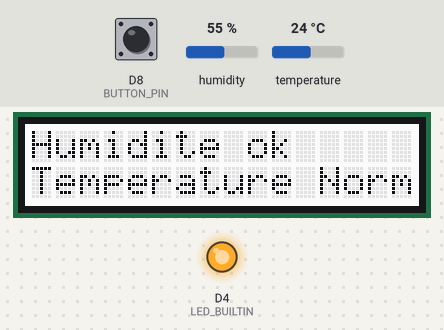
A sketch run on a simulated ESP8266 (NodeMCU). Shown: 16×2 character LCD, output pins drawn as LEDs (lit = HIGH, except the on-board LED, lit = LOW). Inputs (shaded band) come from the test bench; at power-on: humidity 55 %, temperature 24 °C, D8 (BUTTON_PIN) LOW. What the sketch prints to the serial monitor is not drawn.

Above: at 1.2 s.
1.3 s: humidity set to 59 %
4.3 s: humidity set to 62 %
At 7.3 s:
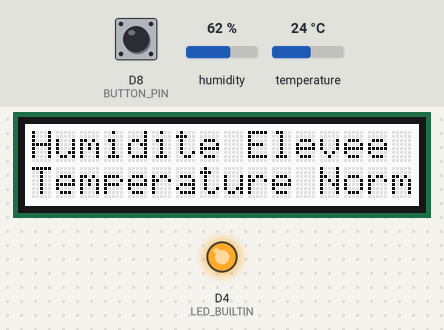
7.6 s: temperature set to 19 °C
10.4 s: temperature set to 16 °C
At 13.1 s:
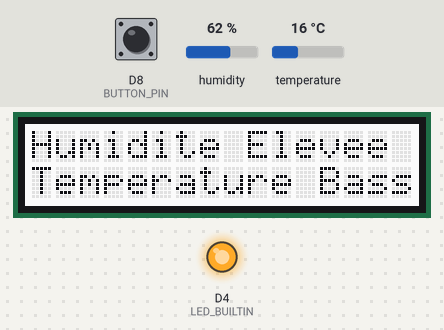
13.7 s: temperature set to 28 °C
At 15.8 s:
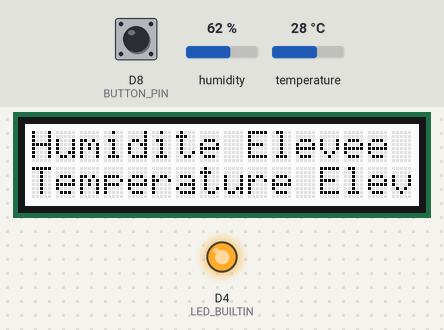
16.7 s: D8 (BUTTON_PIN) pulled HIGH for 1.8 s
At 18.1 s:
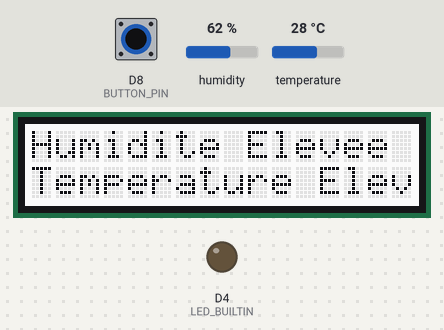
Timing chart, 0 to 21.3 s (numbered marks = the images above; inputs shaded):
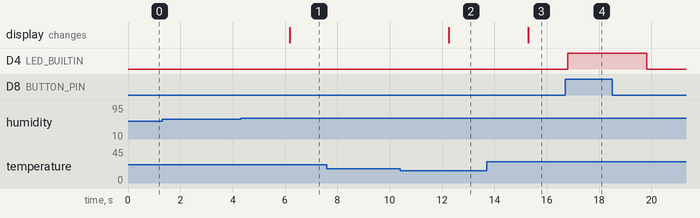

Measured:
- the behaviour switches between 60 and 61 % on humidity (found by bisection; images 0 and 1)
- the behaviour switches between 18 and 17 °C on temperature (found by bisection; images 1 and 2)
- after the input at 1.3 s, every drawn part: stays the same
- after the input at 4.3 s, the display: changes after 1.9 s (image 1)
- after the input at 7.6 s, every drawn part: stays the same
- after the input at 10.4 s, the display: changes after 1.9 s (image 2)
- after the input at 13.7 s, the display: changes after 1.6 s (image 3)
- after the input at 16.7 s, D4 (LED_BUILTIN): LOW → HIGH after 0.10 s, → LOW 3.0 s later

The sketch:

hum_temp_sensor.ino
```cpp
#include "Grove_Temperature_And_Humidity_Sensor.h"

// Uncomment whatever type you're using!
#define DHTTYPE DHT11   // DHT 11
//#define DHTTYPE DHT22   // DHT 22  (AM2302)
//#define DHTTYPE DHT21   // DHT 21 (AM2301)
//#define DHTTYPE DHT10   // DHT 10
//#define DHTTYPE DHT20   // DHT 20

/*Notice: The DHT10 and DHT20 is different from other DHT* sensor ,it uses i2c interface rather than one wire*/
/*So it doesn't require a pin.*/
#define DHTPIN D3     // what pin we're connected to（DHT10 and DHT20 don't need define it）

DHT dht_hum_temp_sensor(DHTPIN, DHTTYPE);   //   DHT11 DHT21 DHT22


#if defined(ARDUINO_ARCH_AVR)
    #define debug  Serial

#elif defined(ARDUINO_ARCH_SAMD) ||  defined(ARDUINO_ARCH_SAM)
#ifdef SerialUSB
    #define debug  SerialUSB
#else
    #define debug  Serial
#endif
#else
    #define debug  Serial
#endif

// Here to optimise the lcd display, do not print if value is already displayed
int temp_prev_value = 0;
int hum_prev_value = 0;

void hum_temp_sensor_setup() {
    dht_hum_temp_sensor.begin();
}

void hum_sensor_checks(float hum_val) {
    constexpr int hum_threshold = 60;

    if (hum_val < 0 || hum_val > 100) {
        debug.println("Humidity out of bounds");
    }
    else if (hum_val <= hum_threshold) {
        debug.println("Humidity ok, Green led");
        if (hum_prev_value != 1) {
            lcd_display("Humidite ok     ", 0);
        }
        hum_prev_value = 1;
    }
    else {
        debug.println("Humidity too high, led red");
        if (hum_prev_value != 2) {
            lcd_display("Humidite Elevee ", 0);
        }
        hum_prev_value = 2;
    }
}

void temp_sensor_checks(float temp_val) {
    constexpr int temp_low_threshold = 18;
    constexpr int temp_high_threshold = 25;

    if (temp_val < -88 || temp_val > 57) {
        debug.println("Temperature out of bounds");
    }
    else if (temp_val < temp_low_threshold) {
        debug.println("Température Basse");
        if (temp_prev_value != 1) {
            lcd_display("Temperature Basse ", 1);
        }

        temp_prev_value = 1;
    }
    else if (temp_val > temp_high_threshold) {
        debug.println("Température Elevée");
        if (temp_prev_value != 2) {
            lcd_display("Temperature Elevee ", 1);
        }
        temp_prev_value = 2;
    }
    else {
        debug.println("Température Normale");
        if (temp_prev_value != 3) {
            lcd_display("Temperature Normale ", 1);
        }
        temp_prev_value = 3;
    }
}

void hum_temp_sensor_main() {
    float temp_hum_val[2] = {0};
    // Reading temperature or humidity takes about 250 milliseconds!
    // Sensor readings may also be up to 2 seconds 'old' (its a very slow sensor)


    if (!dht_hum_temp_sensor.readTempAndHumidity(temp_hum_val)) {

        hum_sensor_checks(temp_hum_val[0]);
        temp_sensor_checks(temp_hum_val[1]);
    }
    else {
        debug.println("Failed to get temprature and humidity value.");
    }

}
```

button.ino
```cpp
#if defined(ARDUINO_ARCH_AVR)
    #define debug  Serial

#elif defined(ARDUINO_ARCH_SAMD) ||  defined(ARDUINO_ARCH_SAM)
#ifdef SerialUSB
    #define debug  SerialUSB
#else
    #define debug  Serial
#endif
#else
    #define debug  Serial
#endif


#define BUTTON_PIN D8
#define LED_PIN    D0

int button_state = 0;

void button_setup() {
    pinMode(BUTTON_PIN, INPUT);
    pinMode(LED_BUILTIN, OUTPUT);
}

void button_main() {
    button_state = digitalRead(BUTTON_PIN);

    if (button_state == HIGH) {
        // turn LED on:
        debug.println("button pressed");
        digitalWrite(LED_BUILTIN, HIGH);
    }
    else {
        // turn LED off:
        debug.println("button released");
        digitalWrite(LED_BUILTIN, LOW);
    }
}
```

first_tests.ino
```cpp
// Example testing sketch for various DHT humidity/temperature sensors
// Written by ladyada, public domain

#include <ChainableLED.h>
#include <Wire.h>

#include "rgb_lcd.h"


void setup() {

    debug.begin(115200);
    debug.println("DHTxx test!");
    Wire.begin();

    /*if using WIO link,must pull up the power pin.*/
    // pinMode(PIN_GROVE_POWER, OUTPUT);
    // digitalWrite(PIN_GROVE_POWER, 1);

    lcd_setup();
    button_setup();
}

void loop() {
    button_main();

    hum_temp_sensor_main();

    delay(1500);
}
```

led.ino
```cpp

```

lum_sensor.ino
```cpp

```

lcd.ino
```cpp
#if defined(ARDUINO_ARCH_AVR)
    #define debug  Serial

#elif defined(ARDUINO_ARCH_SAMD) ||  defined(ARDUINO_ARCH_SAM)
#ifdef SerialUSB
    #define debug  SerialUSB
#else
    #define debug  Serial
#endif
#else
    #define debug  Serial
#endif


#include <Wire.h>
#include "rgb_lcd.h"

#define COLS 2
#define ROWS 16

rgb_lcd lcd;

void lcd_setup() {
    lcd.begin(ROWS, COLS);
}

void lcd_display(String to_display, int col) {
    lcd.setCursor(0, col);
    debug.println(to_display);
    lcd.print(to_display);
    lcd.display();
}
```
